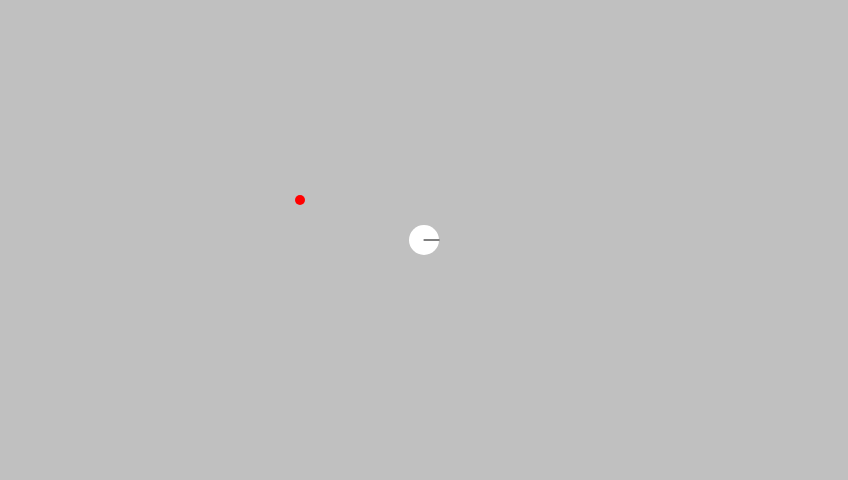
Frame 1 (no input)
Frame 60 (no input): identical to frame 1, image omitted
Frame 120 (the mouse pressed at the canvas centre since frame 60): identical to frame 1, image omitted

The p5.js sketch that drew this single still picture (run headless with seeded random() and noise() and a simulated clock; from frame 60 on, the mouse is pressed at the canvas centre):

// p5.js sketch
// ── sketch.js
const DEBUG = false;
const KEY_W = 87;
const KEY_A = 65;
const KEY_S = 83;
const KEY_D = 68;
const KEY_Z = 90;
const SPACE = 32;

let x,
    y,
    speed,
    angle,
    rad,
    cScale,
    maxScale,
    minScale,
    actualRad,
    scaleSpeed,
    scaleSpeedPix,
    score,
    lastSpawn,
    enemies,
    lockSpin;

class enemy{
  constructor(x, y, rad) {
    this.x = x;
    this.y = y;
    this.rad = rad;
  }
  draw() {
    push();
    fill('red');
    ellipse(this.x, this.y, this.rad, this.rad);
    pop();
  }
  collide(x, y, rad) {
    let d = dist(this.x, this.y, x, y);
    if (d < this.rad + rad) {
      return true;
    } else {
      return false;
    }
  }
}

function setup() {
  createCanvas(848, 480);
  noStroke();
  angleMode(DEGREES);
  rectMode(CENTER);

  x = width / 2;
  y = height / 2;
  speed = 5;
  angle = 0;
  rad = 15;
  cScale = 1;
  maxScale = 1;
  minScale = 1/3;
  actualRad = rad * cScale;
  scaleSpeed = 0.1;
  scaleSpeedPix = rad * scaleSpeed;
  score = 0;
  lockSpin = false;

  enemies = [];

  enemies.push(new enemy(300, 200, 10));
  lastSpawn = millis();
}

async function draw() {
  background("silver");

  move();
  if(!lockSpin){
    turn();
  }
  // resize();
  
  spawnEnemies({delay: 3, limit: 5});

  for(let i = 0; i < enemies.length; i++) {
    enemies[i].draw();
    if (enemies[i].collide(x, y, actualRad)){
      enemies.splice(i, 1)
      score += 1;
      cScale += 0.1;
      actualRad = rad * cScale;
      await spin360();
      console.log(score);
    }
  }

  push();
  translate(x, y);
  scale(cScale);
  rotate(angle);
  circle(0, 0, rad*2);
  stroke("black");
  line(0, 0, rad, 0);
  pop();
}
function keyTyped() {
  if (key === " " || key === "z") {
    resize();
  }
  if (key === 'r') {
    setup();
  }
}


function checkKeys(...keys){
  if (keyIsPressed){ //prevents checking what key is pressed when no key is pressed
    for (let i = 0; i < keys.length; i++) {
      if (keyIsDown(keys[i])) {
        return true;
      }
    }
  }
  return false;
}

function move() {
  //move on keypress
  if (checkKeys(LEFT_ARROW, KEY_A) && x - actualRad > 0) {
    x -= speed;
  }
  if (checkKeys(RIGHT_ARROW, KEY_D) && x + actualRad < width) {
    x += speed;
  }
  if (checkKeys(UP_ARROW, KEY_W) && y - actualRad > 0) {
    y -= speed;
  }
  if (checkKeys(DOWN_ARROW, KEY_S) && y + actualRad < height) {
    y += speed;
  }
  //check for discrepancy (when scaling)
  if (x - actualRad <= -1)    { x += scaleSpeedPix; }
  if (x + actualRad > width)  { x -= scaleSpeedPix; }
  if (y - actualRad <= -1)    { y += scaleSpeedPix; }
  if (y + actualRad > height) { y -= scaleSpeedPix; }
}

function turn() {
  if (keyIsPressed) {
    let dx = 0,
      dy = 0;

    if (checkKeys(LEFT_ARROW, KEY_A)) {
      dx -= 1;
    }
    if (checkKeys(RIGHT_ARROW, KEY_D)) {
      dx += 1;
    }
    if (checkKeys(UP_ARROW, KEY_W)) {
      dy -= 1;
    }
    if (checkKeys(DOWN_ARROW, KEY_S)) {
      dy += 1;
    }
    angle = dx || dy ? atan2(dy, dx) : angle;
  }
}

function resize(){
  if (checkKeys(KEY_Z, SPACE) && cScale > minScale) {
    cScale -= scaleSpeed;
    actualRad = rad * cScale;
  } else if (!checkKeys(KEY_Z, SPACE) && cScale < maxScale) {
    cScale += scaleSpeed;
    actualRad = rad * cScale;
  }
}

function spawnEnemies(
  {
    overlapEnemies = false,
    overlapPlayer = false,
    pDistance = 30,
    delay = 3,
    limit = 0
  } = {}
) {
  //choose a random spawn point for the enemy without overlapping with the player or other enemies
  if (millis() - lastSpawn > delay * 1000) {
    let spawnX = random(0, width);
    let spawnY = random(0, height);
    let spawnRad = 10;
    let spawn = true;
    if (!overlapEnemies) {
      for (let i = 0; i < enemies.length; i++) {
        if (
          dist(spawnX, spawnY, enemies[i].x, enemies[i].y) <
          spawnRad + enemies[i].rad
        ) {
          spawn = false;
        }
      }
    }
    if (!overlapPlayer) {
      if (dist(spawnX, spawnY, x, y) < spawnRad + actualRad + pDistance) {
        spawn = false;
      }
    }

    if (spawn && (enemies.length < limit || limit === 0)) {
      enemies.push(new enemy(spawnX, spawnY, spawnRad));
      lastSpawn = millis();
    }
  }
}

async function spin360() {
  reverse = random() > 0.5;
  let oldAngle = angle;
  lockSpin = true;
  for (let i = 0; abs(i) <= 360; i+=reverse?3:-3) {
    angle = oldAngle + i;
    await new Promise(resolve => setTimeout(resolve, 1));
  }
  angle = oldAngle;
  lockSpin = false;
}
